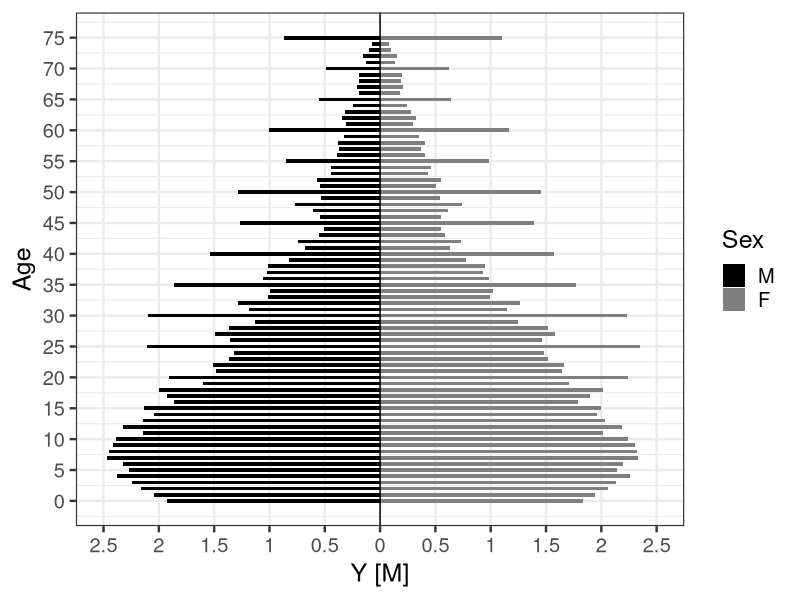

This chart was generated by the following R code:
library(dplyr)
library(ggplot2)

d <- read.csv('input/data-ageheap.csv')
d <- d %>% 
  mutate(Y = Y/1000000,
         Sex = factor(Sex, levels=c('M','F')))

p <- ggplot() +
  theme_bw(base_size=18) +
  theme(panel.grid.minor.x=element_blank()) +
  geom_bar(data=d %>% filter(Sex=='M'), aes(x=Age, y=-1*Y, fill=Sex), stat='identity', width=0.6) +
  geom_bar(data=d %>% filter(Sex=='F'), aes(x=Age, y=Y,    fill=Sex), stat='identity', width=0.6) +
  scale_y_continuous(breaks=seq(-2.5,2.5,0.5),labels=abs(seq(-2.5,2.5,0.5)), limit=c(-2.5,2.5)) +
  scale_x_continuous(breaks=seq(0, 75, 5), labels=seq(0, 75, 5)) +
  scale_fill_manual(breaks=c('F', 'M'), values=c('gray50', 'black')) +
  guides(fill=guide_legend(reverse=TRUE)) +
  geom_hline(yintercept=0) +
  ylab('Y [M]') +
  coord_flip()
ggsave(p, file='output/fig12-3.png', dpi=300, w=8, h=6)
